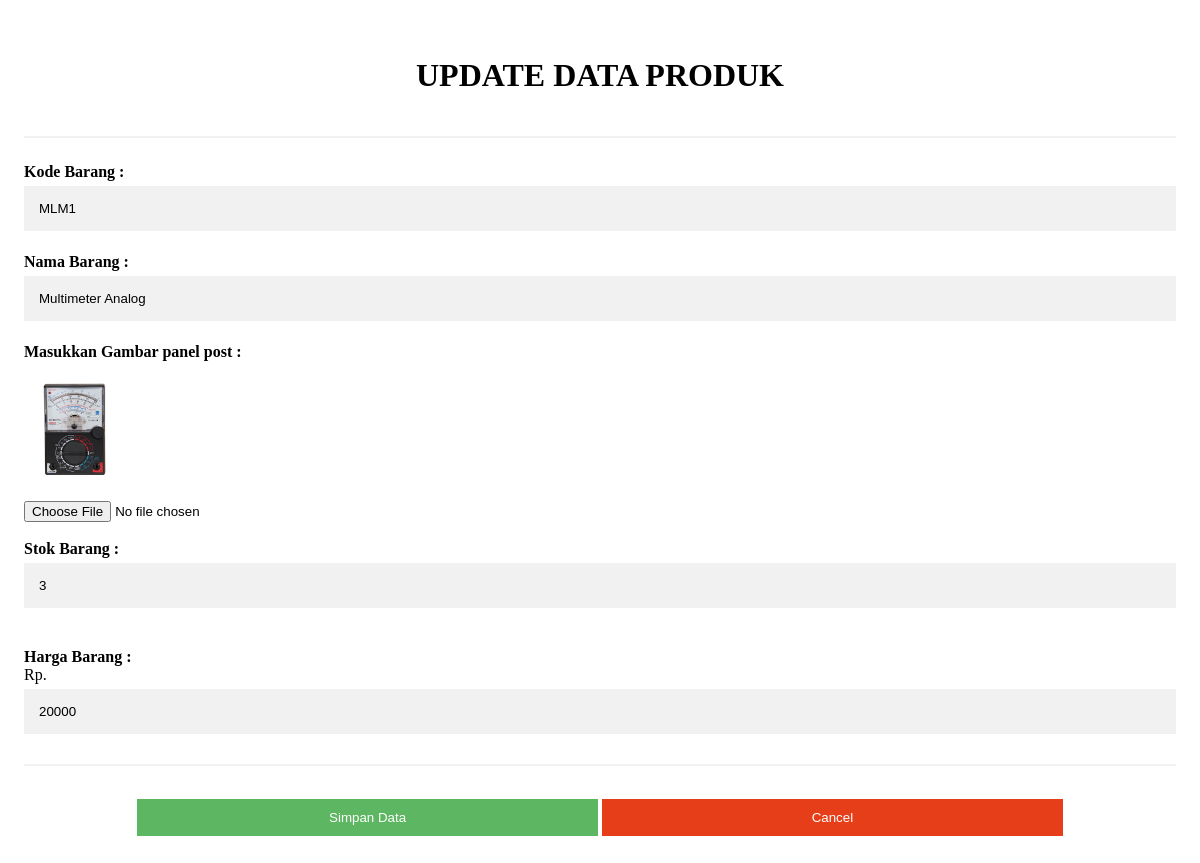
Screenshot of /akses/admin/ubah_data.php?id=1 (signed in) with the database file from the repository.
### tables this page shows
CREATE TABLE `barang` (
  `id_barang` int(5) NOT NULL,
  `kode_barang` varchar(10) NOT NULL,
  `nama_barang` varchar(100) NOT NULL,
  `harga_barang` varchar(14) NOT NULL,
  `stok_barang` varchar(12) NOT NULL,
  `gambar_barang` varchar(30) NOT NULL
);

### akses/admin/fungsi.php (called while the page is built, shortened)
<?php
$conn = mysqli_connect("localhost","root","","telkomart");
function query($query){
	global $conn;
	$result = mysqli_query($conn,$query);
	$rows = [];
	while ($row = mysqli_fetch_assoc($result)) {
		$rows[] = $row ;
	}
	return $rows;
}
 ?>

### akses/admin/ubah_data.php (the view, shortened to what this page needs)
<?php
require 'fungsi.php';
$idd = filter_var($_GET["id"], FILTER_SANITIZE_STRING);
$data = query("SELECT * from barang where id_barang=$idd")[0];
 ?>
<!DOCTYPE html>
<html>
<head>
</head>
<body>
<form action="" method="post" enctype="multipart/form-data">
  <div class="container">
    <div class="atas">
    <h1>UPDATE DATA PRODUK</h1>
    </div>
    <hr >
    <label for="Nama"><b>Kode Barang :</b></label>
    <input type="text" placeholder="Masukkan Nama Barang" name="kode" value="<?=$data['kode_barang']; ?>" >
    <label for="Nama"><b>Nama Barang :</b></label>
    <input type="text" placeholder="Masukkan Nama Barang" name="nama" value="<?=$data['nama_barang']; ?>" >
    <label for="gambar"><b>Masukkan Gambar panel post :</b></label><br><br>
    <img width="100" src="gambar/<?=$data['gambar_barang']; ?>">
    <br><br>
    <input type="file" id="myFile" name="gambar" ><br><br>
    <label for="Nama"><b>Stok Barang :</b></label>
    <input type="text" placeholder="Masukkan Stok Barang" name="stok" value="<?=$data['stok_barang']; ?>" ><br><br>
    <label for="Nama"><b>Harga Barang :</b></label><div>Rp.</div>
    <input type="text" placeholder="Masukkan Harga Barang" name="harga" value="<?=$data['harga_barang']; ?>">
      <hr>
  <center>
    <button type="submit" class="registerbtn" name="submit">Simpan Data</button>
    <button type="submit" class="registerbtn2" name="cancel">Cancel</button>
</center>
  </div>
</form>
</body>
</html>

### akses/admin/ubah_data.php (style rules this page uses)
* { box-sizing: border-box }
.container { padding: 16px; }
input[type=text], input[type=password] { width: 100%; padding: 15px; margin: 5px 0 22px 0; display: inline-block; border: none; background: #f1f1f1; }
hr { border: 1px solid #f1f1f1; margin-bottom: 25px; }
.registerbtn { background-color: #4CAF50; color: white; padding: 11px 20px; margin: 8px 0; border: none; cursor: pointer; width: 40%; opacity: 0.9; }
.registerbtn2 { background-color:#e32a00; color: white; padding: 11px 20px; margin: 8px 0; border: none; cursor: pointer; width: 40%; opacity: 0.9; }
.atas { text-align: center; padding: 12px; }

### rows the page displays
barang: kode "MLM1", nama "Multimeter Analog", gambar_barang (picture), stok "3", harga "20000"
